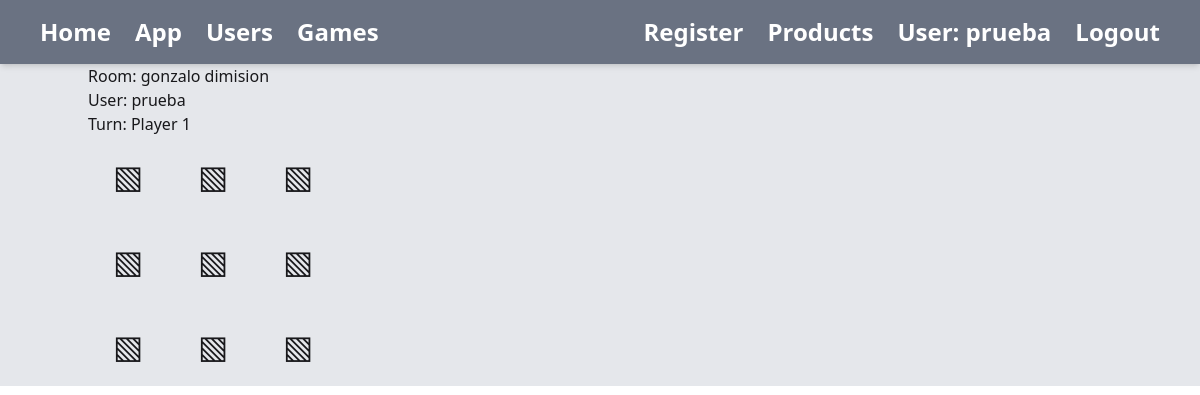
Page /games/1/ (signed in) on the committed database.
### games/models.py (models this page shows, shortened)
class Game(models.Model):
    room_name = models.CharField(max_length=50, unique=True)
    owner = models.ForeignKey(User, on_delete=models.CASCADE)
    board = models.CharField(max_length=9, default=" " * 9)
    active_player = models.IntegerField(default=1)
    state = models.CharField(max_length=20, default="active")
    def get_board_as_list(self):
        return list(self.board)

### games/views.py (the view, shortened to what this page needs)
# urls.py: path("<int:game_id>/", views.play_game, name="play_game"),
@login_required(login_url='users:login')
def play_game(request, game_id):
    game = get_object_or_404(Game, id=game_id)
    board = game.get_board_as_list()
    return render(request, "games/play.html", {"game": game, "board": board})

### games/templates/games/play.html (shortened to what this page needs)
{% extends "base.html" %}
{% block contenido %}
<h2>Room: {{ game.room_name }}</h2>
<p>User: {{ user.username }}</p>
{% if game.state == "won_X" %}
    <h3>Winner: ❌</h3>
{% elif game.state == "won_O" %}
    <h3>Winner: ⭕</h3>
{% elif game.state == "tie" %}
    <h3>It's a tie!</h3>
{% else %}
    <h3>Turn: Player {{ game.active_player }}</h3>
{% endif %}
{% if user == game.owner and game.state == "active" %}
<form method="post">
    <div style="display: grid; grid-template-columns: repeat(3, 80px); gap: 5px;">
        {% for cell in board %}
        {% if cell == " " %}
            <button name="square" value="{{ forloop.counter0 }}" style="height: 80px; font-size: 2em;">▧</button>
        {% elif cell == "X" %}
            <div style="height: 80px; font-size: 2em;">❌</div>
        {% else %}
            <div style="height: 80px; font-size: 2em;">⭕</div>
        {% endif %}
    {% endfor %}
    </div>
</form>
{% endif %}
{% endblock contenido %}

### theme/templates/base.html (shortened to what this page needs)
<!DOCTYPE html>
{% load static tailwind_tags%} {% load static %}
<html>
<head>
    {% tailwind_css %}
</head>
<body class="bg-gray-200 dark:bg-slate-950">
    <header class="bg-gray-500 dark:bg-gray-700 shadow-md">
        <nav class="flex justify-between items-center px-10 py-4">
            <div class="flex items-center space-x-6">
                <a href="{% url 'home' %}" class="text-2xl text-white font-bold hover:text-gray-400">Home</a>
                <a href="{% url 'prueba:home' %}" class="text-2xl text-white font-bold hover:text-gray-400">App</a>
                <a href="{% url 'users:home' %}" class="text-2xl text-white font-bold hover:text-gray-400">Users</a>
                <a href="{% url 'games:games_list' %}" class="text-2xl text-white font-bold hover:text-gray-400">Games</a>
            </div>
            <div class="flex items-center space-x-6">
                <a href="{% url 'users:register' %}" class="text-2xl text-white font-bold hover:text-gray-400">Register</a>
                {% if user.is_authenticated %}
                <div>
                    <a class="text-2xl text-white font-bold hover:text-gray-400" href="{% url 'product:home' %}" >Products</a>
                </div>
                <p class="text-2xl text-white font-bold">User: {{ user.username }}</p>
                {% else %}
                <div>
                    <a class="text-2xl text-white font-bold hover:text-gray-400" href="{% url 'users:login' %}">Login</a>
                </div>
                {% endif %}
                <form action="{% url 'users:logout' %}" method="post">
                    <button class="text-2xl text-white font-bold hover:text-gray-400">Logout</button>
                </form>
            </div>
        </nav>
    </header>
    <div class="container mx-auto">
        {% block contenido %}
        {% endblock contenido %}
    </div>
</body>
</html>

### rows in the picture
Game: room_name "gonzalo dimision", active_player "1", state "active" (drawn)

### other values in the picture
{{ user.username }} "prueba"
